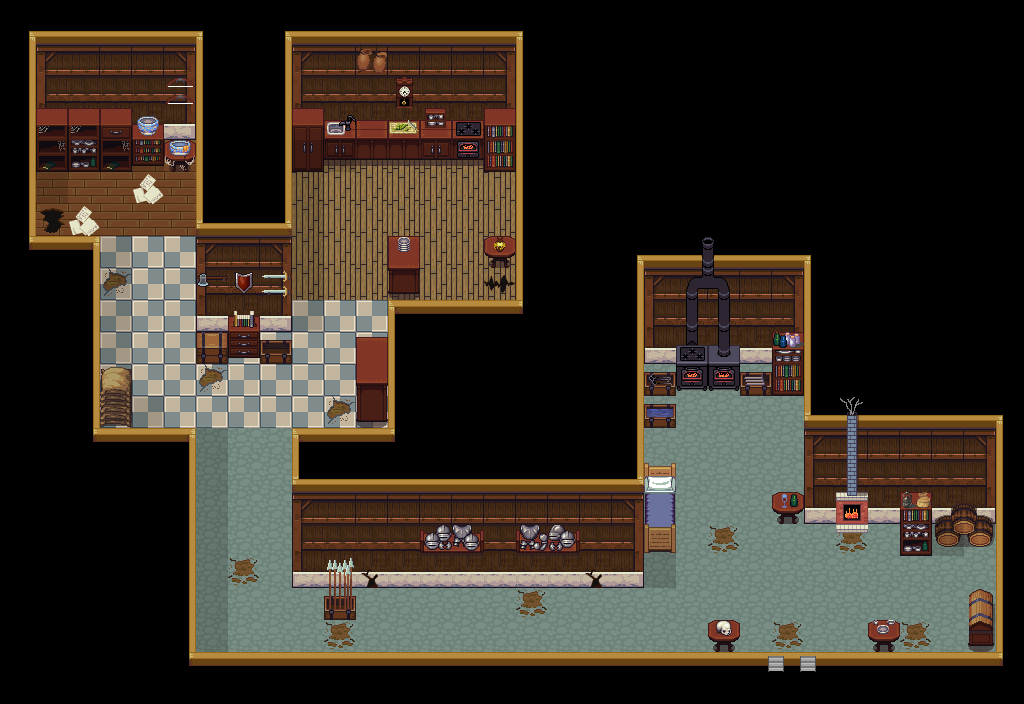

Below is a game level as drawn by its tile map, then a one-line description and the .tmx that defines it (tile-layer data replaced by summaries):
An orthogonal 32x22 tile map with 32x32 px tiles, 2 tile layers (Tile Layer 1, Tile Layer 2), 3 tilesets and 46 objects (42x wall, 2x 1, 4, 2).

<map version="1.0" tiledversion="1.1.2" orientation="orthogonal" renderorder="right-down" width="32" height="22" tilewidth="32" tileheight="32" infinite="0" nextobjectid="59">
 <tileset firstgid="1" source="water.tsx" />
 <tileset firstgid="145" name="preview" tilewidth="32" tileheight="32" tilecount="704" columns="32">
  <image source="ART/LPC_house_interior/preview.png" trans="050505" width="1040" height="704" />
 </tileset>
 <tileset firstgid="849" name="limbusdev_fwm-world" tilewidth="16" tileheight="16" tilecount="4096" columns="64">
  <image source="ART/Pack2/FWM-Assets-Package/limbusdev_fwm-world.png" trans="050505" width="1024" height="1024" />
 </tileset>
 <layer name="Tile Layer 1" width="32" height="22">
  <data>[704 cells, 704 non-empty, 704 distinct tile ids]</data>
 </layer>
 <layer name="Tile Layer 2" width="32" height="22">
  <data>[704 cells, 2 non-empty, 1 distinct tile ids]</data>
 </layer>
 <objectgroup name="walslslslslsl.">
  <object id="1" name="wall" x="30.6667" y="-5.33333" width="170.667" height="40" />
  <object id="2" name="wall" x="196.121" y="230.667" width="94.5455" height="124" />
  <object id="3" name="wall" x="196" y="34.6667" width="94.6667" height="188" />
  <object id="4" name="wall" x="289.333" y="0" width="230.667" height="32" />
  <object id="5" name="wall" x="517.333" y="37.3333" width="58.6667" height="278.667" />
  <object id="6" name="wall" x="386.667" y="300" width="133.333" height="137.333" />
  <object id="7" name="wall" x="296" y="431.667" width="347.333" height="137.333" />
  <object id="8" name="wall" x="518.667" y="254.667" width="122.667" height="182.667" />
  <object id="9" name="wall" x="292" y="38.6667" width="222.667" height="101.333" />
  <object id="11" name="wall" x="2.66667" y="30.6667" width="33.3333" height="221.333" />
  <object id="12" name="wall" x="34.6667" y="236" width="64" height="204" />
  <object id="13" name="wall" x="96" y="430.667" width="97.3333" height="230.667" />
  <object id="14" name="wall" x="189.333" y="654.667" width="812" height="42.6667" />
  <object id="15" name="wall" x="996" y="418.667" width="25.3333" height="242.667" />
  <object id="16" name="wall" x="804" y="256" width="193.333" height="164" />
  <object id="17" name="wall" x="638.667" y="190.667" width="166.667" height="69.3333" />
  <object id="19" name="wall" x="482.667" y="141.333" width="30.6667" height="13.3333" />
  <object id="22" name="wall" x="292" y="138.667" width="30.6667" height="13.3333" />
  <object id="23" name="wall" x="101.333" y="370.667" width="28" height="54.6667" />
  <object id="24" name="wall" x="41.3333" y="109.333" width="88" height="45.6667" />
  <object id="25" name="wall" x="130.667" y="125.333" width="58.6667" height="28" />
  <object id="26" name="wall" x="37.3333" y="206.667" width="30.6667" height="24" />
  <object id="27" name="wall" x="481.333" y="237.333" width="32" height="22.6667" />
  <object id="28" name="wall" x="485.333" y="270.667" width="29.3333" height="26.6667" />
  <object id="29" name="wall" x="388" y="236" width="29.3333" height="57.3333" />
  <object id="30" name="wall" x="644" y="465.333" width="30.6667" height="71.67" />
  <object id="31" name="wall" x="708" y="622.667" width="32" height="25.3333" />
  <object id="32" name="wall" x="866.667" y="622.67" width="33.3333" height="25.33" />
  <object id="33" name="wall" x="975.333" y="589.333" width="19.3333" height="60" />
  <object id="34" name="wall" x="934.667" y="509.333" width="60" height="29.33" />
  <object id="35" name="wall" x="901.333" y="489.333" width="28" height="49.3333" />
  <object id="36" name="wall" x="836" y="492.667" width="31.3333" height="12.33" />
  <object id="39" name="wall" x="804" y="420" width="190.667" height="84.67" />
  <object id="40" name="wall" x="644.5" y="363.5" width="30" height="55.5" />
  <object id="41" name="wall" x="677" y="345" width="61" height="23.5" />
  <object id="43" name="wall" x="739.167" y="331.5" width="62.3333" height="39.8333" />
  <object id="44" name="wall" x="770.667" y="491.333" width="33.3333" height="13" />
  <object id="46" name="wall" x="322.5" y="568.5" width="33" height="35.5" />
  <object id="48" name="wall" x="356" y="336" width="29.3333" height="94.6667" />
  <object id="50" name="wall" x="298.334" y="170.833" width="33.3333" height="36" />
  <object id="51" name="chest" type="1" x="297" y="169.333" width="61.3333" height="60">
   <properties>
    <property name="ChestName" value="asdnasndkajsnd" />
    <property name="Item" value="Iron Sword" />
   </properties>
  </object>
  <object id="52" name="wall" x="152.667" y="172.5" width="33.3333" height="36" />
  <object id="53" name="chest" type="1" x="151.333" y="171" width="61.3333" height="60">
   <properties>
    <property name="ChestName" value="9999999999999999999999999999999999999999999999999999999999999999999999999999999999999999999999999999999999999999999999999999999999999999999999999999999999999999999999999999999999999999999999999999999999999999999" />
    <property name="Item" value="Potion" />
   </properties>
  </object>
  <object id="56" name="Portal" type="4" x="758" y="639.667" width="84" height="16.6666">
   <properties>
    <property name="xd" type="int" value="-65" />
    <property name="yd" type="int" value="175" />
   </properties>
  </object>
  <object id="57" name="wall" x="237.418" y="477.584" width="20" height="30" />
  <object id="58" name="NPC" type="2" x="234.582" y="476.417" width="20" height="30">
   <properties>
    <property name="Dialogue" value="Put something here! # Why are you so lazy!" />
    <property name="Name" value="Someone" />
    <property name="item" value="NULL" />
   </properties>
  </object>
 </objectgroup>
</map>
